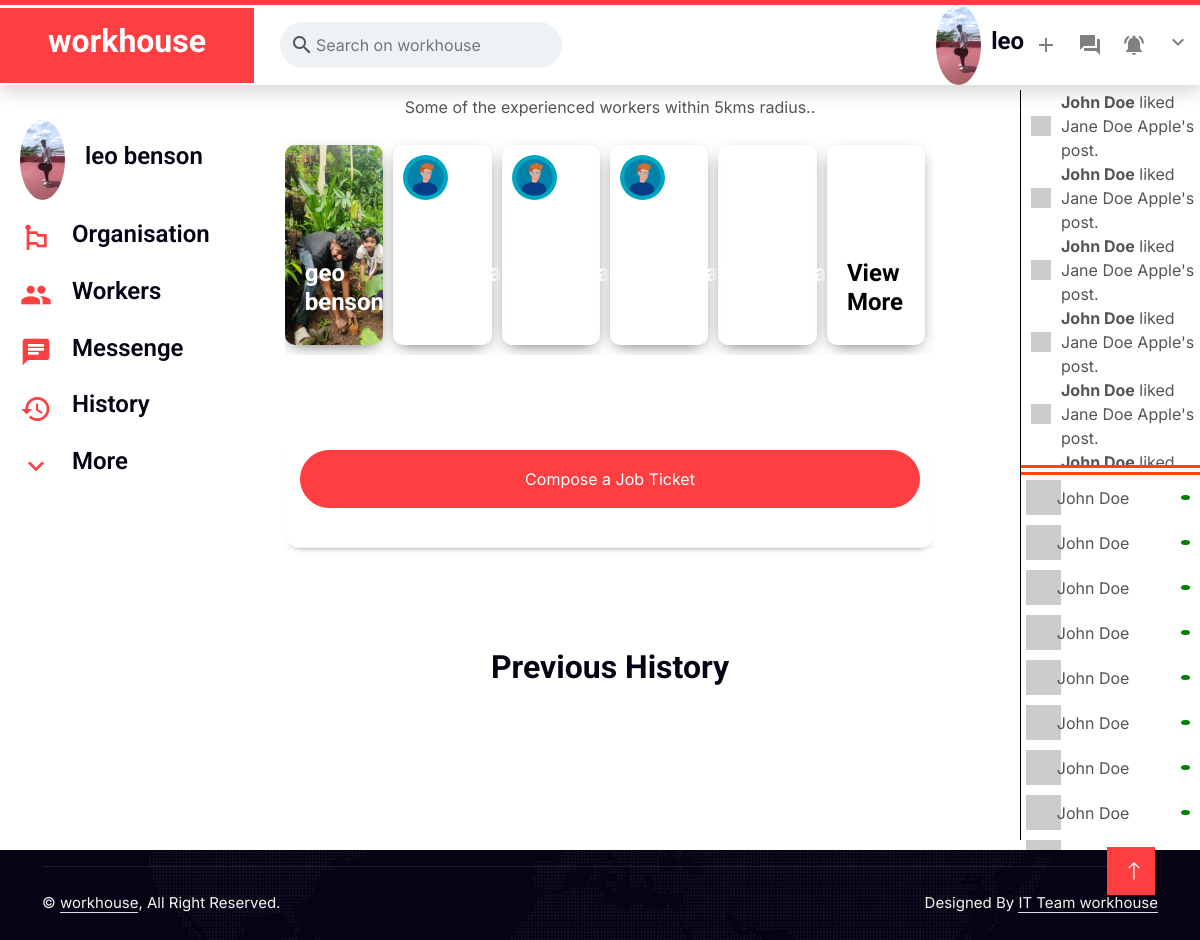
The page /user_home (signed in) on the database as committed earlier.
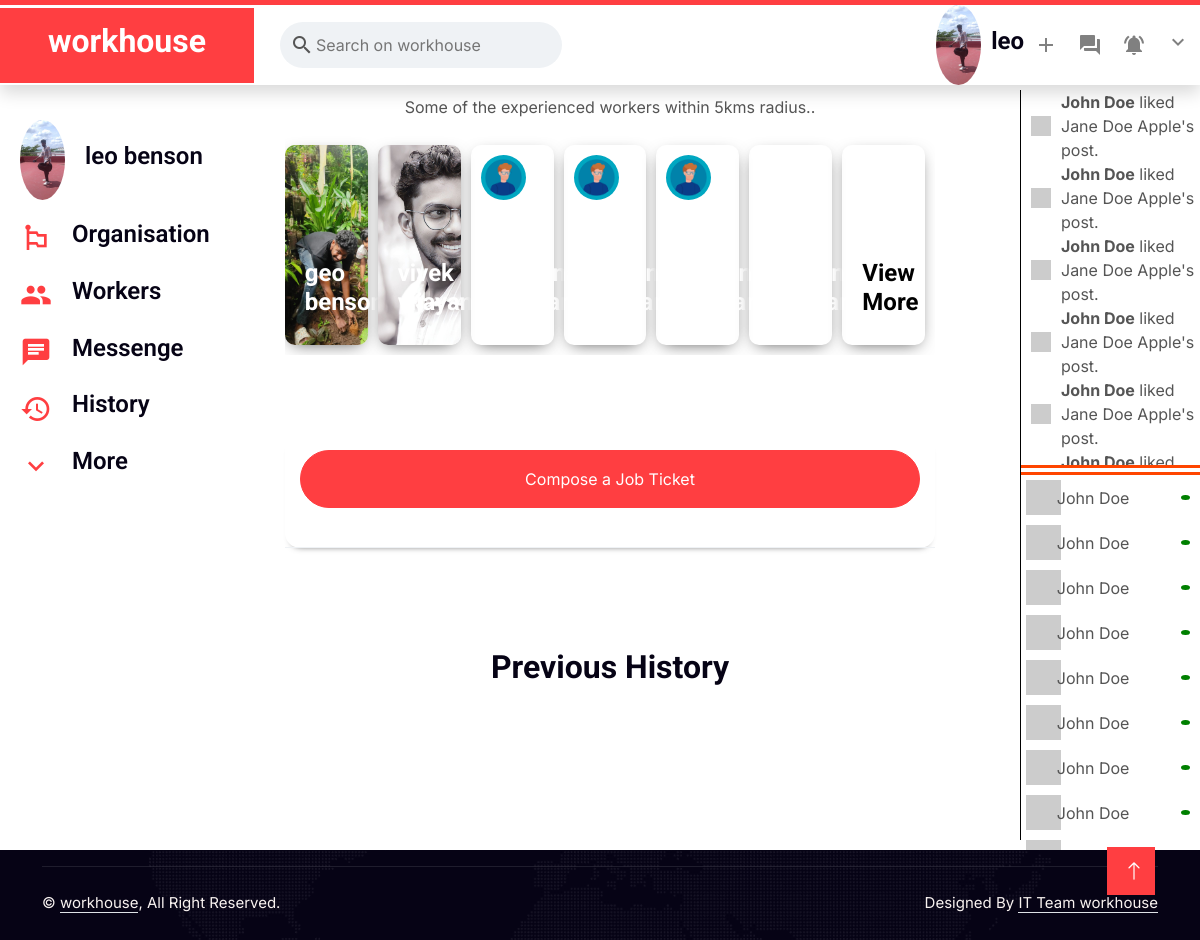
The same page on the database as committed later.
### main/models.py (models this page shows, shortened)
class Worker(AbstractBaseUser):
    first_name = models.CharField(max_length=150)
    last_name = models.CharField(max_length=150)
    email = models.EmailField()
    username =models.CharField(max_length=100,unique=True)
    password = models.CharField(max_length=128)
    phone_no =models.CharField(max_length=100,unique=True)
    location =models.CharField(max_length=150)
    user_image =models.ImageField(upload_to="workerProfile")
    dob =models.DateField(null=True)
    user_bio=models.CharField(max_length=150)
    type=models.CharField(max_length=100,default='worker')
    address=models.CharField(max_length=300)
    job_title=models.CharField(max_length=150,null= True)
    catagory=models.CharField(max_length=150,null= True)
    experience=models.CharField(max_length=150,null= True)
    skill_1 =models.CharField(max_length=150,null= True)
    skill_2 =models.CharField(max_length=150,null= True)
    skill_3 =models.CharField(max_length=150,null= True)
    id_proof=models.ImageField(upload_to="workerfile")
    exp_proof=models.ImageField(upload_to="workerfile")
    cv=models.ImageField(upload_to="workerfile")
    is_approved=models.BooleanField(null= True)
    status=models.BooleanField(null= True)
    report=models.BooleanField(null= True)

### main/views.py (the view)
# urls.py: path('user_home',user_home,name="user_home"),
def user_home(request):
    username = request.session.get('username')
    users =User.objects.all()
    for i in users:
        if i.username == username:
            f_name=i.first_name
            l_name=i.last_name
            img=i.user_image
    user= User.objects.get(username=username )
    job_posts = Job_post.objects.filter(user_id=user)
    worker = Worker.objects.all()
    context = {'username':username,'f_name':f_name,'l_name':l_name,'img':img, 'history':job_posts, 'worker':worker}
    return render(request,"userhome.html",context)

### main/templates/userhome.html (shortened to what the changed rows need)
{%load static%}
<!DOCTYPE html>
<html lang="en">
<head>
    <link href="{%static 'css/style1.css'%}" rel="stylesheet" type="text/css">
    <link href="https://cdnjs.cloudflare.com/ajax/libs/font-awesome/5.10.0/css/all.min.css" rel="stylesheet">
    <link href="https://cdn.jsdelivr.net/npm/bootstrap-icons@1.4.1/font/bootstrap-icons.css" rel="stylesheet">
    <link href="{%static 'lib/animate/animate.min.css' %}" rel="stylesheet">
    <link href="{%static 'lib/owlcarousel/assets/owl.carousel.min.css' %}" rel="stylesheet">
    <link href="{%static 'css/bootstrap.min.css' %}" rel="stylesheet">
  </head>
<body>
    <nav class="navbar navbar-expand-lg bg-white navbar-light shadow border-top border-5 border-primary sticky-top p-0">
        <div class="header__left">
            <a href="index.html" class="navbar-brand bg-primary d-flex align-items-center px-4 px-lg-5">
                <h2 class="mb-2 text-white">workhouse</h2>
            </a>
          </div>
    </nav>
    <div class="main__body ">
        <div class="feed">
          <div class="storyReel">
            {% for i in worker%}
            <div
              style="
                background-image: url('media/{{i.user_image}}');
              "
              class="story"
            >
              <h4>{{i.first_name}} {{i.last_name}}</h4></h4>
            </div>
            {% endfor %}
            <div
              style="
                background-image: url('https://cellularnews.com/wp-content/uploads/2020/04/Delete-photo-337x600.jpg');
              "
              class="story"
            >
              <img
                class="user__avatar story__avatar"
                alt=""
              />
              <h4>Somanath Goudar</h4>
            </div>
            <div
              style="
                background-image: url('https://encrypted-tbn0.gstatic.com/images?q=tbn%3AANd9GcTBHC2s4NFdzXEsVzvBPGjkrSePQa-8XFuNtQ&usqp=CAU');
              "
              class="story"
            >
              <img
                class="user__avatar story__avatar"
                alt=""
              />
              <h4>Somanath Goudar</h4>
            </div>
            <div
              style="
                background-image: url('https://images.unsplash.com/photo-1527082395-e939b847da0d?ixlib=rb-1.2.1&ixid=eyJhcHBfaWQiOjEyMDd9&w=1000&q=80');
              "
              class="story"
            >
              <img
                class="user__avatar story__avatar"
                alt=""
              />
              <h4>Somanath Goudar</h4>
            </div>
            <div
              style="
                background-image: url('https://cellularnews.com/wp-content/uploads/2020/04/Delete-photo-337x600.jpg');
              "
              class="story"
            >
              <h4>Somanath Goudar</h4>
            </div>
            <div
              class="story"
            >
              <h4 style="color: black;">View More</h4>
            </div>
          </div>
            <h2>Previous History</h2>
        </div>
      </div>
</body>
</html>

Rows that differ between the two databases and show on the page:
added Worker: user_image (picture), first_name "vivek", last_name "vijayan"
